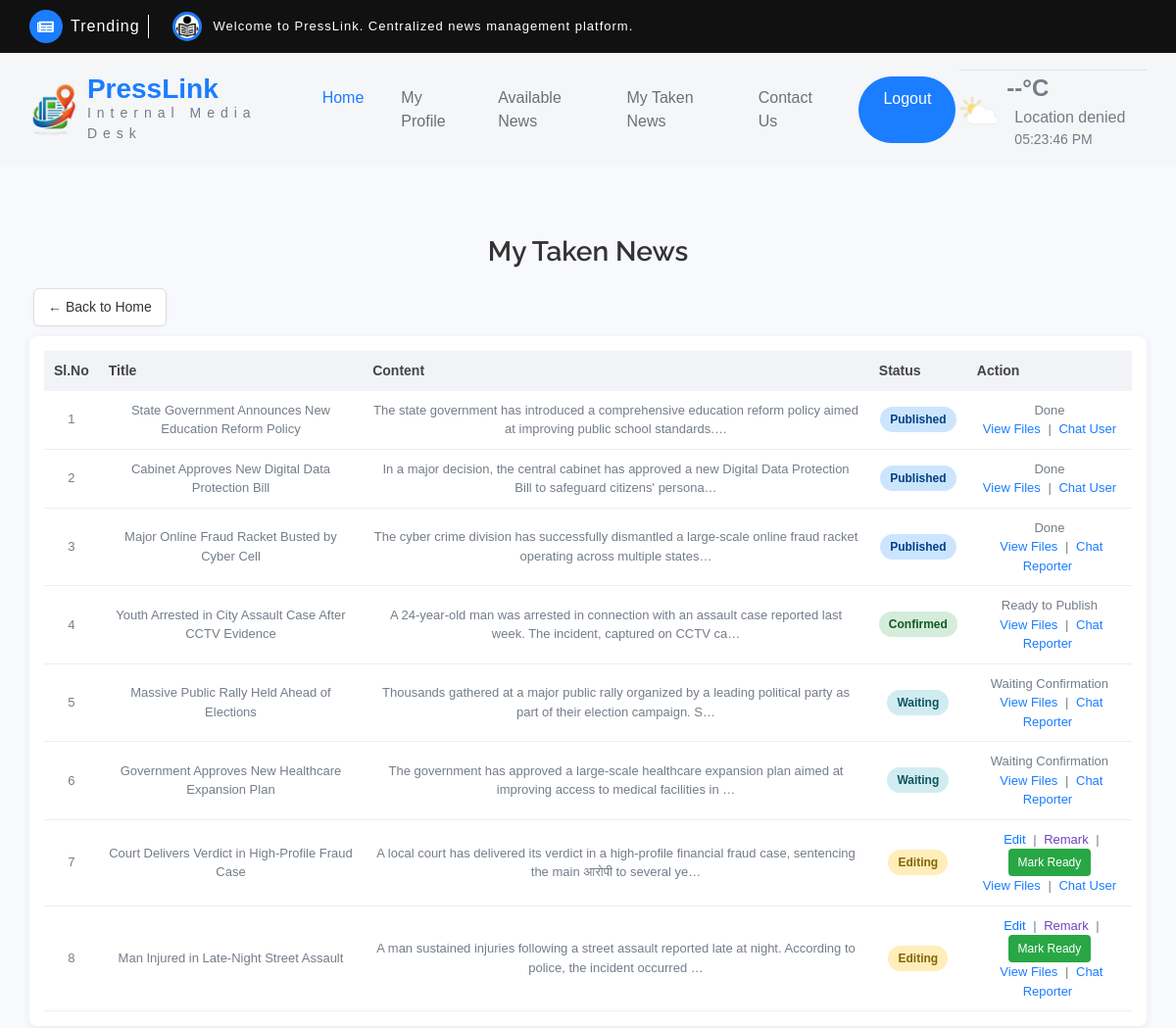
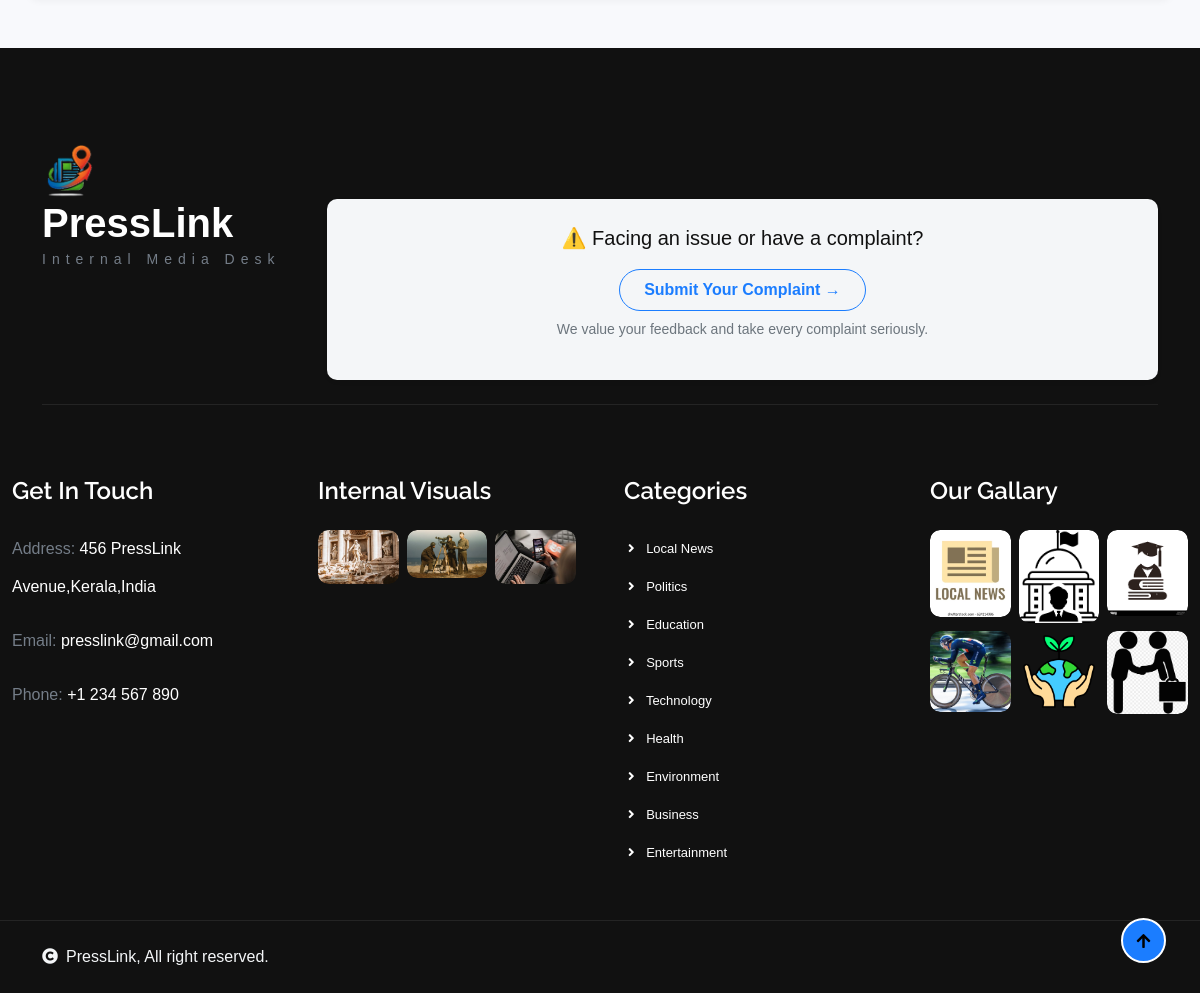
Page /Editor/MyTakenNews/ (signed in) on the committed database (2 pictures, top to bottom).
### Reporter/models.py (models this page shows)
class tbl_news(models.Model):
    news_title=models.CharField(max_length=50)
    news_content=models.CharField(max_length=50)
    news_image=models.FileField(upload_to="Assets/news/")
    news_date=models.DateField(auto_now_add=True)
    news_status=models.IntegerField(default=0)
    subcategory=models.ForeignKey(tbl_subcategory,on_delete=models.CASCADE,null=True)
    user=models.ForeignKey(tbl_user,on_delete=models.CASCADE,null=True)
    reporter=models.ForeignKey(tbl_reporter,on_delete=models.CASCADE,null=True)
    verifier=models.ForeignKey(tbl_verifier,on_delete=models.CASCADE,null=True)
    editor=models.ForeignKey('Admin.tbl_editor', on_delete=models.SET_NULL, null=True, blank=True)
    breaking = models.IntegerField(default=0)
    news_amount = models.IntegerField(null=True, blank=True)

### Editor/views.py (the view)
# urls.py: path('MyTakenNews/',views.MyTakenNews,name="MyTakenNews"),
def MyTakenNews(request):
    if "Eid" in request.session:
        editor = tbl_editor.objects.get(id=request.session["Eid"])
        NewsData = tbl_news.objects.filter(editor=editor).order_by('-news_date')
        return render(request, 'Editor/MyTakenNews.html', {"NewsData": NewsData})
    else:
        return redirect("Guest:Login")

### Editor/Templates/Editor/MyTakenNews.html (shortened to what this page needs)
{% extends 'Editor/Header.html' %}
{% block content %}
<h3>My Taken News</h3>
<div class="home-link-box" align="left">
    <a href="{% url 'Editor:Homepage' %}" class="home-link">← Back to Home</a>
</div>
<div class="table-box">
<table>
    <tr>
        <th>Sl.No</th>
        <th>Title</th>
        <th>Content</th>
        <th>Status</th>
        <th>Action</th>
    </tr>
    {% for i in NewsData %}
    <tr>
        <td>{{ forloop.counter }}</td>
        <td>{{ i.news_title }}</td>
        <td>{{ i.news_content|truncatechars:120 }}</td>
        <td>
            {% if i.news_status == 7 %}
                <span class="status editing">Editing</span>
            {% elif i.news_status == 8 %}
                <span class="status waiting">Waiting</span>
            {% elif i.news_status == 9 %}
                <span class="status confirmed">Confirmed</span>
            {% elif i.news_status == 10 %}
                <span class="status published">Published</span>
            {% else %}
                Status {{ i.news_status }}
            {% endif %}
        </td>
        <td>
            {% if i.news_status == 7 %}
                <a class="edit" href="{% url 'Editor:EditNews' i.id %}">Edit</a> |
                <a class="remark" href="{% url 'Editor:NewsUpdatesR' i.id %}">Remark</a> |
                <form method="post" action="{% url 'Editor:NewsUpdatesR' i.id %}" style="display:inline;">
                    <button type="submit">Mark Ready</button>
                </form>
            {% else %}
                {% if i.news_status == 8 %}
                    Waiting Confirmation
                {% elif i.news_status == 9 %}
                    Ready to Publish
                {% elif i.news_status == 10 %}
                    Done
                {% else %}
                    N/A
                {% endif %}
            {% endif %}
            <br>
            <a href="{% url 'Editor:ViewFiles' i.id %}">View Files</a>
            |
            {% if i.user %}
                <a href="{% url 'Editor:chatpage' i.user.id %}">Chat User</a>
            {% elif i.reporter %}
                <a href="{% url 'Editor:chatpager' i.reporter.id %}">Chat Reporter</a>
            {% else %}
                No chat target
            {% endif %}
        </td>
    </tr>
    {% empty %}
    <tr>
        <td colspan="5" class="empty">No taken news yet.</td>
    </tr>
    {% endfor %}
</table>
</div>
{% endblock %}

### Editor/Templates/Editor/MyTakenNews.html (style rules this page uses)
body { font-family: Arial, sans-serif; background: #f8f9fc; }
h3 { text-align: center; margin: 20px 0; color: #333; }
.table-box { width: 95%; margin: auto; background: #fff; padding: 15px; border-radius: 8px; box-shadow: 0 2px 8px rgba(0,0,0,0.06); }
table { width: 100%; border-collapse: collapse; }
th { background: #f1f3f6; padding: 10px; font-size: 14px; color: #444; }
td { padding: 10px; font-size: 13px; text-align: center; border-bottom: 1px solid #eee; }
.status { padding: 4px 10px; border-radius: 20px; font-size: 12px; font-weight: bold; display: inline-block; }
.editing { background: #ffeeba; color: #856404; }
.waiting { background: #d1ecf1; color: #0c5460; }
.confirmed { background: #d4edda; color: #155724; }
.published { background: #cce5ff; color: #004085; }
a { text-decoration: none; font-size: 13px; margin: 0 4px; }
.edit { color: #007bff; }
.remark { color: #6f42c1; }
button { background: #28a745; color: white; border: none; padding: 5px 10px; border-radius: 4px; cursor: pointer; font-size: 12px; }
.home-link-box { width: 95%; margin: 20px auto 10px auto; }
.home-link { display: inline-block; text-decoration: none; font-size: 14px; color: #333; background: #ffffff; border: 1px solid #ddd; padding: 8px 14px; border-radius: 6px; box-shadow: 0 1px 4px rgba(0,0,0,0.04); }

### rows in the picture
tbl_news: news_title "State Government Announces New Education Reform Policy", news_content "The state government has introduced a comprehensive education reform policy aimed at improving public school standards.…", news_status "Published", shows "Chat User"
tbl_news: news_title "Cabinet Approves New Digital Data Protection Bill", news_content "In a major decision, the central cabinet has approved a new Digital Data Protection Bill to safeguard citizens' persona…", news_status "Published", shows "Chat User"
tbl_news: news_title "Major Online Fraud Racket Busted by Cyber Cell", news_content "The cyber crime division has successfully dismantled a large-scale online fraud racket operating across multiple states…", news_status "Published", shows "Chat Reporter"
tbl_news: news_title "Youth Arrested in City Assault Case After CCTV Evidence", news_content "A 24-year-old man was arrested in connection with an assault case reported last week. The incident, captured on CCTV ca…", news_status "Confirmed", shows "Chat Reporter"
tbl_news: news_title "Massive Public Rally Held Ahead of Elections", news_content "Thousands gathered at a major public rally organized by a leading political party as part of their election campaign. S…", news_status "Waiting", shows "Chat Reporter"
tbl_news: news_title "Government Approves New Healthcare Expansion Plan", news_content "The government has approved a large-scale healthcare expansion plan aimed at improving access to medical facilities in …", news_status "Waiting", shows "Chat Reporter"
tbl_news: news_title "Court Delivers Verdict in High-Profile Fraud Case", news_content "A local court has delivered its verdict in a high-profile financial fraud case, sentencing the main आरोपी to several ye…", news_status "Editing", shows "Chat User"
tbl_news: news_title "Man Injured in Late-Night Street Assault", news_content "A man sustained injuries following a street assault reported late at night. According to police, the incident occurred …", news_status "Editing", shows "Chat Reporter"
